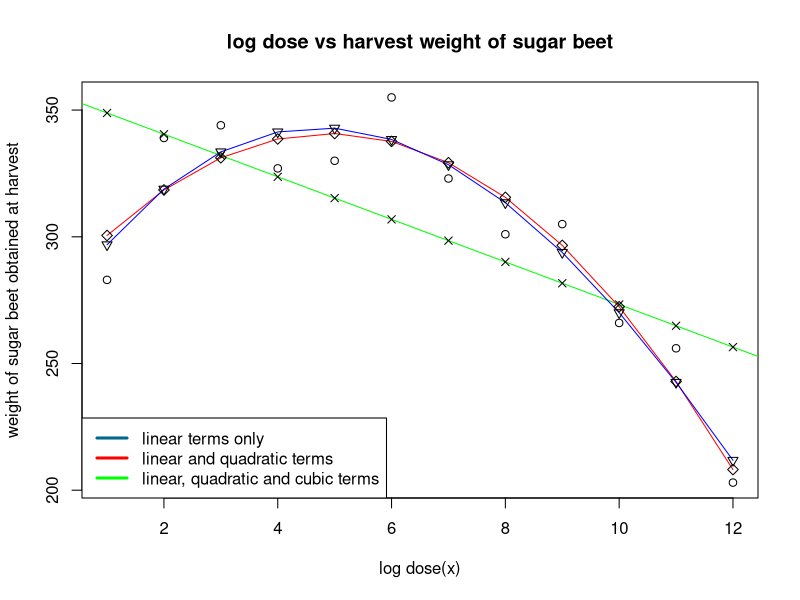

Write R code to recreate this figure.
x <- (1:12)
y <- c(283, 339, 344, 327, 330, 355, 323, 301, 305, 266, 256, 203)

beet_data <- data.frame(x, y)
beet_data$x

linear_only_model <- lm(beet_data$y ~ beet_data$x)
quadratic_model <- lm(beet_data$y ~ beet_data$x + I(beet_data$x^2))
cubic_model <- lm(beet_data$y ~ beet_data$x + I(beet_data$x^2) + I(beet_data$x^3))

plot(beet_data$x, beet_data$y,
     main="log dose vs harvest weight of sugar beet",
     xlab="log dose(x)",
     ylab="weight of sugar beet obtained at harvest")
abline(linear_only_model, col="green")
lines(beet_data$x, quadratic_model$fitted, col="red" )
lines(beet_data$x, cubic_model$fitted, col="blue")
points(beet_data$x, linear_only_model$fitted, pch=4)
points(beet_data$x, quadratic_model$fitted, pch=5)
points(beet_data$x, cubic_model$fitted, pch=6)
legend("bottomleft",c("linear terms only","linear and quadratic terms","linear, quadratic and cubic terms"),
       col=c("deepskyblue4","red","green"), lwd=3)

summary(linear_only_model)
summary(quadratic_model)
summary(cubic_model)